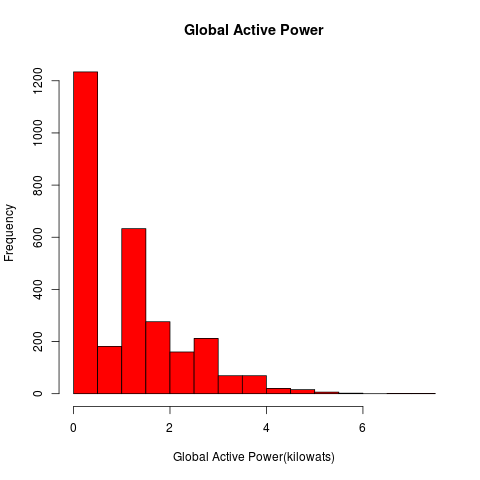

This chart was generated by the following R code:
##
## Build the "plot1.png"(480x480 pixels) graphic.
##

plotFile <- "plot1.png"
dataFrameName <- 'result'
##
## Check if the data is already loaded(the 'result' data frame does exist).
## Generate the 'result' data frame if it's necessary.
##
if (!(exists(dataFrameName) && is.data.frame(get(dataFrameName)))) {
    # We have to generate the 'result' data frame!
    source(file = "run_me_first.R")
    # Recheck if the 'result' data frame does exist.
    if (!(exists(dataFrameName) && is.data.frame(get(dataFrameName)))) {
        # Upps, we've a problem trying to generate the 'result' data frame!
        stop("The script 'run_me_first.R' is not able to generate the 'result' data frame.")
    }
}

##
## Initialize(open) the graphics device.
##
png(filename = plotFile,
    width = 480, height = 480, units = "px",
    pointsize = 12, bg = "white", res = NA)
##
## Generate the plot.
##
hist(get(dataFrameName)$global_active_power,
     main = "Global Active Power",
     xlab = "Global Active Power(kilowats)",
     col = "red")
##
## Close the graphics device.
##
dev.off()
